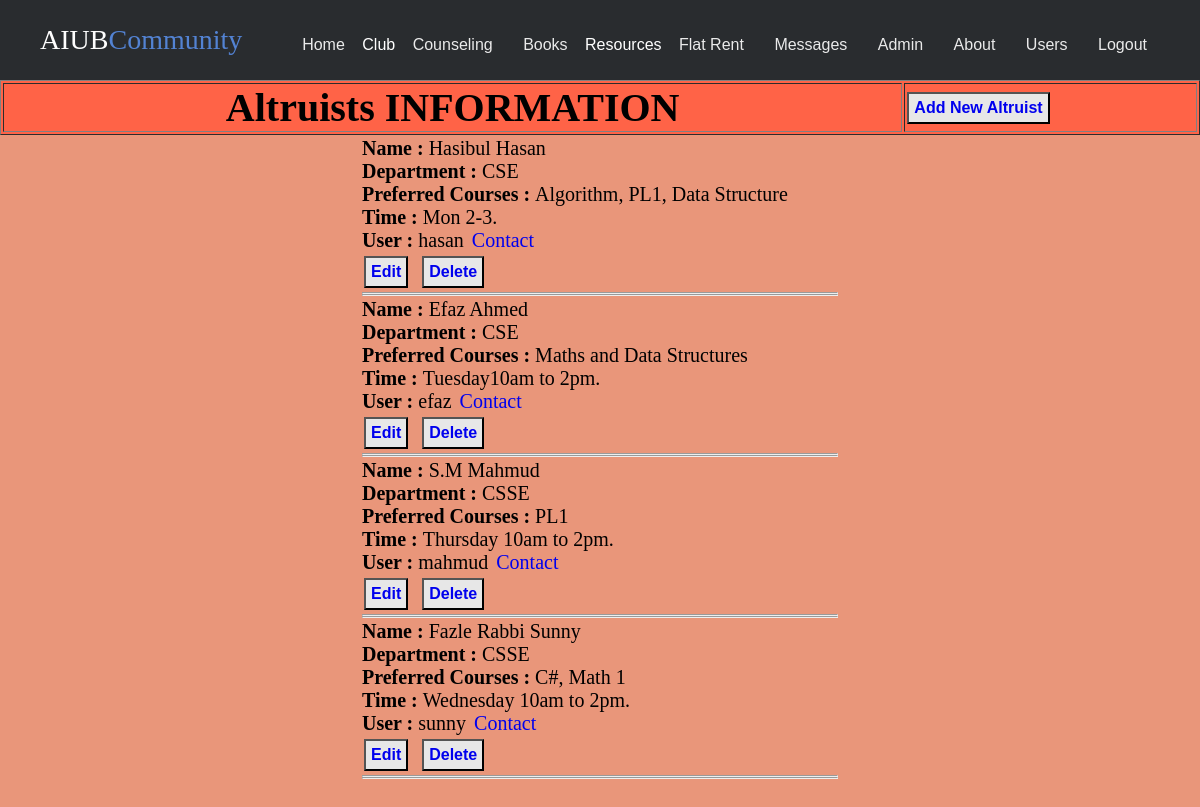
The app's page /App/Counseling/Altruists.php (signed in) with its own data.
### tables this page shows
CREATE TABLE `counseling` (
  `SL` int(255) NOT NULL,
  `Name` varchar(255) NOT NULL,
  `Department` varchar(255) NOT NULL,
  `PreCourse` varchar(255) NOT NULL,
  `Time` varchar(255) NOT NULL,
  `User` varchar(255) NOT NULL
);

### Library/db.php (called while the page is built)
<?php
$serverName="localhost";
$username="root";
$password="";
$databaseName="aiub community";
function executeNonQuery($query){
global $serverName,$username,$password,$databaseName;
$result=false;
$connection=mysqli_connect($serverName,$username,$password,$databaseName);
if($connection){
    $result=mysqli_query($connection,$query);
}
return $result;
}
function executeQuery($query){
    return executeNonQuery($query);
}
?>

### Data/user_data_access.php (called while the page is built, shortened)
<?php
include_once("../../Library/db.php");
function Students()
{
    $query = "select * from Counseling";
    $result=executeQuery($query);
    if($result){
       for ($i=0; $row =mysqli_fetch_assoc($result) ; $i++) {
           $studenList[$i]=$row;
       }
    }
    return $studenList;
}
?>

### Core/user_service.php (called while the page is built, shortened)
<?php
include_once("../../data/user_data_access.php");
function Studentinfo()
{
    return Students();
}
?>

### App/Counseling/Altruists.php (the view, shortened to what this page needs)
<?php
$uname=$_SESSION['name'];
include_once("../../core/user_service.php");
$students=Studentinfo();
?>
<!DOCTYPE html>
<html>
<head>
  <link rel="stylesheet" href="css/main.css" />
  <link rel="stylesheet" href="../css/header-fixed.css">
  <link rel="stylesheet" href="../CSS/assets/css/footer.css">
</head>
<body bgcolor="DARKSALMON">
  <header class="header-fixed">
    <div class="header-limiter">
      <h1 style="font-family: Snell Roundhand,cursive;"><a href="../Homee/home.php" >AIUB<span>Community</span></a></h1>
      <nav>
        <a href="../Homee/home.php">Home</a>
        <div class="dropdown">
          <label>Club</label>
        </div>
        <a href="../Counseling/Altruists.php">Counseling</a>
        <a href="../Book/booksnew.php">Books</a>
        <div class="dropdown">
          <label>Resources</label>
        </div>
        <a href="../Flat/flats.php">Flat Rent</a>
        <a href="../Messages/Messages.php">Messages</a>
        <a href="../Profile/Profile.php"><?=$uname?></a>
        <a href="../About/About.php">About</a>
        <?php
        if ($uname=="Admin") {
          echo "<a href=\"../Admin/users.php\">Users</a>";
        }
        ?>
        <a href="../Login/logout.php">Logout</a>
      </nav>
    </div>
  </header>
  <table width="100%" border="1" align="center" style="background-color:Tomato; ">
    <tr>
      <td colspan="3" style="text-align: center;" ><h1>Altruists INFORMATION</h1></td>
      <td >
        <?php
        if ($uname=="Admin") {
          echo "<button ><a href=\"addAltruist.php\" style=\"text-decoration: none;\">Add New Altruist</a></button>";
        }
        ?>
      </td>
    </tr>
  </table>
  <table   align="center" width="40%" style=" table-layout: fixed; padding-bottom: 100px;" id="dtable">
    <form method="POST" action="<?= htmlspecialchars($_SERVER['PHP_SELF']);?>">
      <?php
      foreach ($students as $rows)
      {
        $name= $rows['Name'];
        $dep= $rows['Department'];
        $PCourse= $rows['PreCourse'];
        $time= $rows['Time'];
        $user= $rows['User'];
        $id=$rows['SL'];
        ?>
        <tr>
          <td align="center" colspan="4" style="background-color: DARKSALMON;word-wrap: break-word;">
            <b>Name : </b><?= $name; ?> <br>
            <b>Department : </b><?= $dep; ?><br>
            <b>Preferred Courses : </b><?= $PCourse; ?><br>
            <b>Time : </b><?= $time; ?><br>
            <b>User : </b><?= $user; ?>
            <?php
            if ($user==$uname) {
              $contact=null;
            }
            else {
              $contact= "<font size=\"3\"><a id=\"Message\" href=\"../Messages/chatpage.php?reciever=$user\">Contact</a></font>";
            }
            echo $contact."<br>";
            ?>
            <?php
            if ($uname=="Admin") {
              echo "<button><a  href='editAltruist.php?id=$id' style= \"text-decoration:none;\">Edit</a></button>";
              echo "<button><a href='deleteAltruist.php?SL=$id' style= \"text-decoration:none;\">Delete</a></button>";
              echo "<hr>";
            }
            ?>
            <hr>
          </td>
        </tr>
      </form>
      <?php
    }
    ?>
  </table>
</body>
</html>

### App/Counseling/css/main.css (style rules this page uses)
button { background-color: #e7e7e7; color: black; margin:5px; color: white; padding: 5px 5px; text-align: center; text-decoration: none; display: inline-block; font-size: 16px; margin: 4px 2px; cursor: pointer; font-weight: bold; }
table[align="center"] { margin: 0 auto; }
table td { text-align: left; font-size: 20px; }
b { font-family: cursive; }
#Message { padding: 3px 3px; font-size: 20px; text-decoration: none; background-color: color: black; }

### App/CSS/header-fixed.css (style rules this page uses)
* { margin: 0px; padding: 0px; }
.dropdown { position: relative; display: inline-block; }
.header-fixed { background-color:#292c2f; box-shadow:0 1px 1px #ccc; padding: 20px 40px; height: 80px; color: #ffffff; box-sizing: border-box; top:-100px; -webkit-transition:top 0.3s; transition:top 0.3s; }
.header-fixed .header-limiter { max-width: 1200px; text-align: center; margin: 0 auto; }
.header-fixed .header-limiter h1 { float: left; font: normal 28px Cookie, Arial, Helvetica, sans-serif; line-height: 40px; margin: 0; }
.header-fixed .header-limiter h1 span { color: #5383d3; }
.header-fixed .header-limiter a { color: #ffffff; text-decoration: none; }
.header-fixed .header-limiter nav { font:16px Arial, Helvetica, sans-serif; line-height: 40px; float: right; }
.header-fixed .header-limiter nav a { display: inline-block; padding: 5px 13px; text-decoration:none; color: #ffffff; opacity: 0.9; }

### records on screen
counseling: Name "Hasibul Hasan", Department "CSE", PreCourse "Algorithm, PL1, Data Structure", Time "Mon 2-3.", User "hasan"
counseling: Name "Efaz Ahmed", Department "CSE", PreCourse "Maths and Data Structures", Time "Tuesday10am to 2pm.", User "efaz"
counseling: Name "S.M Mahmud", Department "CSSE", PreCourse "PL1", Time "Thursday 10am to 2pm.", User "mahmud"
counseling: Name "Fazle Rabbi Sunny", Department "CSSE", PreCourse "C#, Math 1", Time "Wednesday 10am to 2pm.", User "sunny"

### other values on screen
$uname "Admin"
